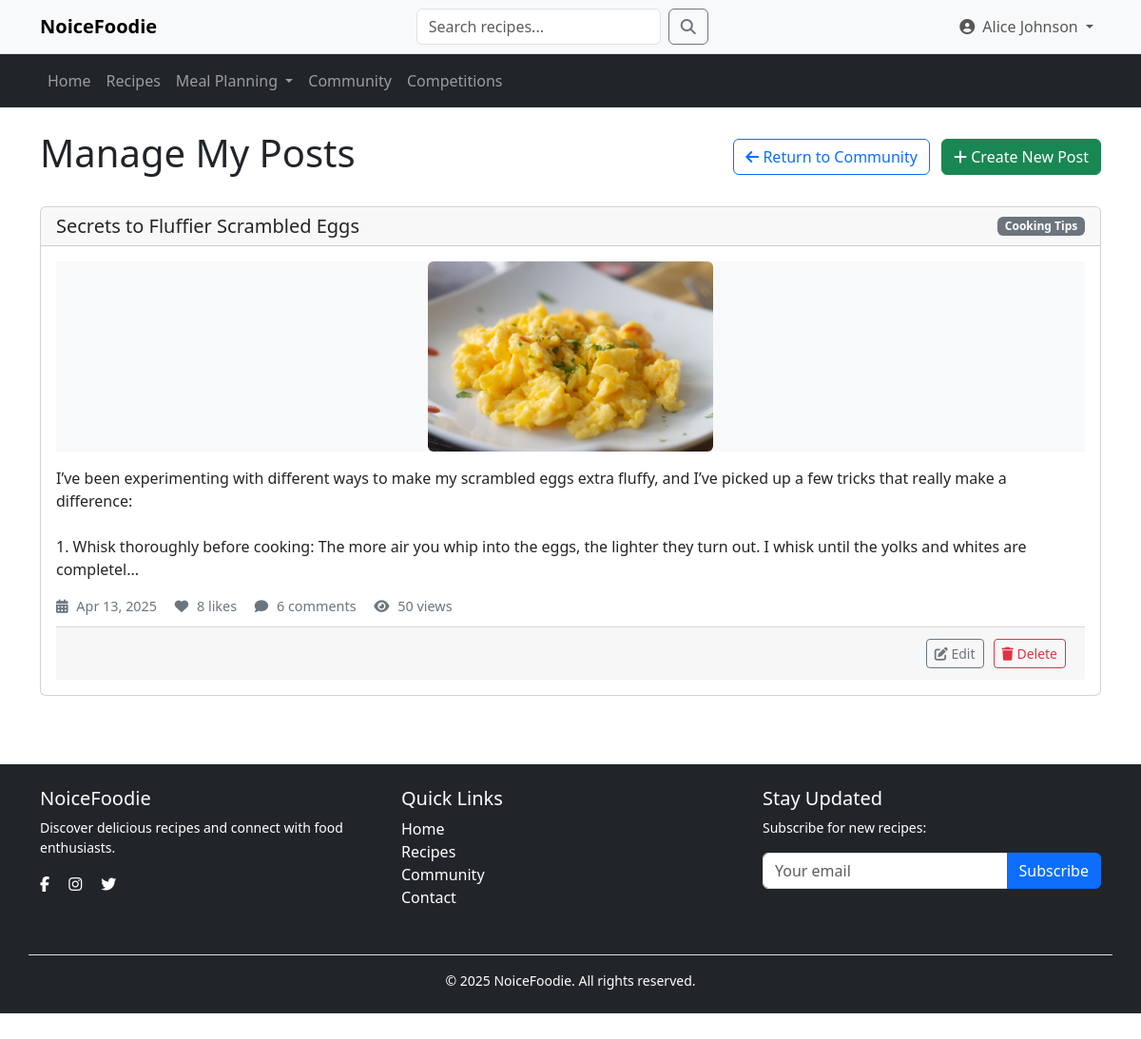
/community/manage_post.php (signed in), run on the app's committed database.
### tables this page shows
CREATE TABLE IF NOT EXISTS discussion_posts (
    post_id INT AUTO_INCREMENT PRIMARY KEY,
    user_id INT NOT NULL,
    title VARCHAR(255) NOT NULL,
    content TEXT NOT NULL,
    image_url VARCHAR(255) DEFAULT NULL,
    category VARCHAR(100) NOT NULL,
    post_date TIMESTAMP DEFAULT CURRENT_TIMESTAMP,
    view_count INT DEFAULT 0,
    like_count INT DEFAULT 0,
    FOREIGN KEY (user_id) REFERENCES usersDB.users(user_id) ON DELETE CASCADE
);

### community/manage_post.php (the view, shortened to what this page needs)
<?php
require_once '../config/db.php';
$user_id = $_SESSION['user_id'];
$posts_stmt = $communityDB->prepare("
    SELECT dp.*,
           (SELECT COUNT(*) FROM post_comments WHERE post_id = dp.post_id) AS comment_count
    FROM discussion_posts dp
    WHERE dp.user_id = ?
    ORDER BY dp.post_date DESC
");
$posts_stmt->execute([$user_id]);
$posts = $posts_stmt->fetchAll(PDO::FETCH_ASSOC);
?>
<!DOCTYPE html>
<html lang="en">
<head>
    <link href="https://cdn.jsdelivr.net/npm/bootstrap@5.3.2/dist/css/bootstrap.min.css" rel="stylesheet">
    <link rel="stylesheet" href="https://cdnjs.cloudflare.com/ajax/libs/font-awesome/6.0.0/css/all.min.css">
    <link rel="stylesheet" href="css/community.css">
</head>
<body>
    <?php include_once '../includes/navigation.php'; ?>
    <div class="container mt-4">
        <div class="d-flex justify-content-between align-items-center mb-4">
            <h1>Manage My Posts</h1>
            <div>
                <a href="community.php" class="btn btn-outline-primary me-2">
                    <i class="fas fa-arrow-left"></i> Return to Community
                </a>
                <a href="create_post.php" class="btn btn-success">
                    <i class="fas fa-plus"></i> Create New Post
                </a>
            </div>
        </div>
        <?php if (empty($posts)): ?>
            <div class="empty-posts">
                <i class="fas fa-comments"></i>
                <h3>You haven't created any posts yet</h3>
                <p class="text-muted">Share your thoughts with the community by creating your first post</p>
                <a href="create_post.php" class="btn btn-primary mt-2">Create Your First Post</a>
            </div>
        <?php else: ?>
            <div class="row">
                <?php foreach ($posts as $post): ?>
                    <div class="col-md-12 mb-4" id="post-container-<?= $post['post_id'] ?>">
                        <div class="card">
                            <div class="card-header d-flex justify-content-between align-items-center">
                                <h5 class="mb-0"><?= htmlspecialchars($post['title']) ?></h5>
                                <span class="badge bg-secondary"><?= htmlspecialchars($post['category']) ?></span>
                            </div>
                            <div class="card-body">
                                <?php if (!empty($post['image_url'])): ?>
                                    <div class="post-image mb-3">
                                        <?php
                                            if (strpos($post['image_url'], 'uploads/discussion_post_img/') !== false) {
                                                $image_path = '../' . $post['image_url'];
                                            } else if (strpos($post['image_url'], 'uploads/posts/') !== false) {
                                                $image_path = '../' . $post['image_url'];
                                            } else {
                                                $image_path = '../assets/community/discussion_posts_img/' . basename($post['image_url']);
                                            }
                                        ?>
                                        <img src="<?= htmlspecialchars($image_path) ?>" class="img-fluid rounded"
                                             alt="Post Image" style="max-height: 200px; object-fit: cover;">
                                    </div>
                                <?php endif; ?>
                                <div class="post-content mb-3">
                                    <?= nl2br(htmlspecialchars(substr($post['content'], 0, 300) . (strlen($post['content']) > 300 ? '...' : ''))) ?>
                                </div>
                                <div class="post-stats">
                                    <span><i class="fas fa-calendar-alt"></i> <?= date('M d, Y', strtotime($post['post_date'])) ?></span>
                                    <span><i class="fas fa-heart"></i> <?= $post['like_count'] ?? 0 ?> likes</span>
                                    <span><i class="fas fa-comment"></i> <?= $post['comment_count'] ?? 0 ?> comments</span>
                                    <span><i class="fas fa-eye"></i> <?= $post['view_count'] ?? 0 ?> views</span>
                                </div>
                                <div class="post-actions">
                                    <a href="edit_post.php?id=<?= $post['post_id'] ?>" class="btn btn-sm btn-outline-secondary">
                                        <i class="fas fa-edit"></i> Edit
                                    </a>
                                    <button class="btn btn-sm btn-outline-danger delete-post" data-post-id="<?= $post['post_id'] ?>">
                                        <i class="fas fa-trash"></i> Delete
                                    </button>
                                </div>
                            </div>
                        </div>
                    </div>
                <?php endforeach; ?>
            </div>
        <?php endif; ?>
    </div>
    <?php include_once '../includes/footer.php'; ?>
</body>
</html>

### community/css/community.css (style rules this page uses)
.post-actions { display: flex; justify-content: space-between; padding: 0.75rem 1.25rem; background-color: rgba(0, 0, 0, 0.03); border-top: 1px solid rgba(0, 0, 0, 0.125); }
.post-image { padding: 0; overflow: hidden; max-height: 300px; display: flex; justify-content: center; align-items: center; background-color: #f8f9fa; }
.post-image img { max-width: 100%; max-height: 300px; object-fit: contain; }

### community/manage_post.php (style rules this page uses)
.post-actions { display: flex; justify-content: flex-end; gap: 10px; }
.post-stats { color: #6c757d; font-size: 0.9rem; margin-bottom: 10px; }
.post-stats i { margin-right: 5px; }
.post-stats span { margin-right: 15px; }

### data on the page
discussion_posts: title "Secrets to Fluffier Scrambled Eggs", category "Cooking Tips", image_url (picture), content "I’ve been experimenting with different ways to make my scrambled eggs extra fluffy, and I’ve picked up a few tricks that really make a difference: 1. Whisk thoroughly before cooking: The more air you whip into the eggs, the lighter they turn out. I whisk until the yolks and whites are completel...", post_date "Apr 13, 2025", like_count "8", comment_count "6", view_count "50"

### other printed values
$display_name "Alice Johnson"
